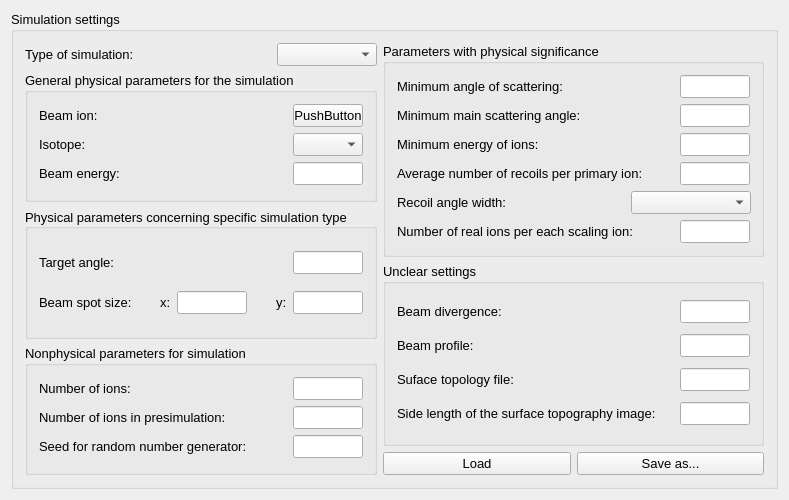
<?xml version="1.0" encoding="UTF-8"?>
<ui version="4.0">
 <class>ProjectSimulationSettings</class>
 <widget class="QWidget" name="ProjectSimulationSettings">
  <property name="geometry">
   <rect>
    <x>0</x>
    <y>0</y>
    <width>789</width>
    <height>500</height>
   </rect>
  </property>
  <property name="minimumSize">
   <size>
    <width>400</width>
    <height>400</height>
   </size>
  </property>
  <property name="windowTitle">
   <string>ProjectSimulationSettings</string>
  </property>
  <layout class="QVBoxLayout" name="verticalLayout_2">
   <item>
    <widget class="QGroupBox" name="simulationSettings">
     <property name="font">
      <font>
       <pointsize>10</pointsize>
      </font>
     </property>
     <property name="title">
      <string>Simulation settings</string>
     </property>
     <layout class="QHBoxLayout" name="horizontalLayout_14">
      <item>
       <layout class="QVBoxLayout" name="settingsLeft">
        <property name="sizeConstraint">
         <enum>QLayout::SetDefaultConstraint</enum>
        </property>
        <item>
         <layout class="QHBoxLayout" name="typeOfSimulationLayout">
          <item>
           <widget class="QLabel" name="typeOfSimulationLabel">
            <property name="text">
             <string>Type of simulation:</string>
            </property>
           </widget>
          </item>
          <item>
           <widget class="QComboBox" name="typeOfSimulationComboBox">
            <property name="minimumSize">
             <size>
              <width>100</width>
              <height>0</height>
             </size>
            </property>
            <property name="maximumSize">
             <size>
              <width>100</width>
              <height>16777215</height>
             </size>
            </property>
           </widget>
          </item>
         </layout>
        </item>
        <item>
         <widget class="QGroupBox" name="generalPhysicalParams">
          <property name="title">
           <string>General physical parameters for the simulation</string>
          </property>
          <layout class="QVBoxLayout" name="verticalLayout_3">
           <item>
            <layout class="QHBoxLayout" name="beamIonLayout">
             <item>
              <widget class="QLabel" name="beamIonLabel">
               <property name="text">
                <string>Beam ion:</string>
               </property>
              </widget>
             </item>
             <item>
              <widget class="QPushButton" name="beamIonButton">
               <property name="minimumSize">
                <size>
                 <width>70</width>
                 <height>0</height>
                </size>
               </property>
               <property name="maximumSize">
                <size>
                 <width>70</width>
                 <height>16777215</height>
                </size>
               </property>
               <property name="text">
                <string>PushButton</string>
               </property>
              </widget>
             </item>
            </layout>
           </item>
           <item>
            <layout class="QHBoxLayout" name="isotopeLayout">
             <item>
              <widget class="QLabel" name="isotopeLabel">
               <property name="text">
                <string>Isotope:</string>
               </property>
              </widget>
             </item>
             <item>
              <widget class="QComboBox" name="isotopeComboBox">
               <property name="minimumSize">
                <size>
                 <width>70</width>
                 <height>0</height>
                </size>
               </property>
               <property name="maximumSize">
                <size>
                 <width>70</width>
                 <height>16777215</height>
                </size>
               </property>
              </widget>
             </item>
            </layout>
           </item>
           <item>
            <layout class="QHBoxLayout" name="beamEnergyLayout">
             <item>
              <widget class="QLabel" name="beamEnergyLabel">
               <property name="text">
                <string>Beam energy: </string>
               </property>
              </widget>
             </item>
             <item>
              <widget class="QLineEdit" name="beamEnergyEdit">
               <property name="minimumSize">
                <size>
                 <width>70</width>
                 <height>0</height>
                </size>
               </property>
               <property name="maximumSize">
                <size>
                 <width>70</width>
                 <height>16777215</height>
                </size>
               </property>
              </widget>
             </item>
            </layout>
           </item>
          </layout>
         </widget>
        </item>
        <item>
         <widget class="QGroupBox" name="simulationTypeSpecificParams">
          <property name="title">
           <string>Physical parameters concerning specific simulation type</string>
          </property>
          <property name="alignment">
           <set>Qt::AlignLeading|Qt::AlignLeft|Qt::AlignVCenter</set>
          </property>
          <property name="flat">
           <bool>false</bool>
          </property>
          <layout class="QVBoxLayout" name="verticalLayout_4">
           <item>
            <layout class="QHBoxLayout" name="targetAngleLayout">
             <item>
              <widget class="QLabel" name="targetAngleLabel">
               <property name="text">
                <string>Target angle:</string>
               </property>
              </widget>
             </item>
             <item>
              <widget class="QLineEdit" name="targetAngleEdit">
               <property name="minimumSize">
                <size>
                 <width>70</width>
                 <height>0</height>
                </size>
               </property>
               <property name="maximumSize">
                <size>
                 <width>70</width>
                 <height>16777215</height>
                </size>
               </property>
              </widget>
             </item>
            </layout>
           </item>
           <item>
            <layout class="QHBoxLayout" name="beamSpotSizeLayout">
             <item>
              <widget class="QLabel" name="beamSpotSizeLabel">
               <property name="text">
                <string>Beam spot size:</string>
               </property>
              </widget>
             </item>
             <item>
              <spacer name="horizontalSpacer">
               <property name="orientation">
                <enum>Qt::Horizontal</enum>
               </property>
               <property name="sizeHint" stdset="0">
                <size>
                 <width>40</width>
                 <height>20</height>
                </size>
               </property>
              </spacer>
             </item>
             <item>
              <widget class="QLabel" name="beamSpotSizeXLabel">
               <property name="text">
                <string>x:</string>
               </property>
              </widget>
             </item>
             <item>
              <widget class="QLineEdit" name="beamSpotSizeXEdit">
               <property name="minimumSize">
                <size>
                 <width>70</width>
                 <height>0</height>
                </size>
               </property>
               <property name="maximumSize">
                <size>
                 <width>70</width>
                 <height>16777215</height>
                </size>
               </property>
              </widget>
             </item>
             <item>
              <spacer name="horizontalSpacer_2">
               <property name="orientation">
                <enum>Qt::Horizontal</enum>
               </property>
               <property name="sizeHint" stdset="0">
                <size>
                 <width>40</width>
                 <height>20</height>
                </size>
               </property>
              </spacer>
             </item>
             <item>
              <widget class="QLabel" name="beamSpotSizeYLabel">
               <property name="text">
                <string>y:</string>
               </property>
              </widget>
             </item>
             <item>
              <widget class="QLineEdit" name="beamSpotSizeYEdit">
               <property name="minimumSize">
                <size>
                 <width>70</width>
                 <height>0</height>
                </size>
               </property>
               <property name="maximumSize">
                <size>
                 <width>70</width>
                 <height>16777215</height>
                </size>
               </property>
              </widget>
             </item>
            </layout>
           </item>
          </layout>
         </widget>
        </item>
        <item>
         <widget class="QGroupBox" name="nonphysicalParams">
          <property name="title">
           <string>Nonphysical parameters for simulation</string>
          </property>
          <layout class="QVBoxLayout" name="verticalLayout_8">
           <item>
            <layout class="QHBoxLayout" name="numberOfIonsLayout">
             <item>
              <widget class="QLabel" name="numberOfIonsLabel">
               <property name="text">
                <string>Number of ions:</string>
               </property>
              </widget>
             </item>
             <item>
              <widget class="QLineEdit" name="numberOfIonsEdit">
               <property name="minimumSize">
                <size>
                 <width>70</width>
                 <height>0</height>
                </size>
               </property>
               <property name="maximumSize">
                <size>
                 <width>70</width>
                 <height>16777215</height>
                </size>
               </property>
              </widget>
             </item>
            </layout>
           </item>
           <item>
            <layout class="QHBoxLayout" name="numberOfPresimuIonsLayout">
             <item>
              <widget class="QLabel" name="numberOfPresimuIonsLabel">
               <property name="text">
                <string>Number of ions in presimulation:</string>
               </property>
              </widget>
             </item>
             <item>
              <widget class="QLineEdit" name="numberOfPresimuIonsEdit">
               <property name="minimumSize">
                <size>
                 <width>70</width>
                 <height>0</height>
                </size>
               </property>
               <property name="maximumSize">
                <size>
                 <width>70</width>
                 <height>16777215</height>
                </size>
               </property>
              </widget>
             </item>
            </layout>
           </item>
           <item>
            <layout class="QHBoxLayout" name="seedLayout">
             <item>
              <widget class="QLabel" name="seedLabel">
               <property name="text">
                <string>Seed for random number generator:</string>
               </property>
              </widget>
             </item>
             <item>
              <widget class="QLineEdit" name="seedEdit">
               <property name="minimumSize">
                <size>
                 <width>70</width>
                 <height>0</height>
                </size>
               </property>
               <property name="maximumSize">
                <size>
                 <width>70</width>
                 <height>16777215</height>
                </size>
               </property>
              </widget>
             </item>
            </layout>
           </item>
          </layout>
         </widget>
        </item>
       </layout>
      </item>
      <item>
       <layout class="QVBoxLayout" name="settingsRight">
        <item>
         <widget class="QGroupBox" name="physicalSignicanceParamsLayout">
          <property name="title">
           <string>Parameters with physical significance</string>
          </property>
          <layout class="QVBoxLayout" name="verticalLayout_5">
           <item>
            <layout class="QHBoxLayout" name="minimumAngleLayout">
             <item>
              <widget class="QLabel" name="minimumAngleLabel">
               <property name="text">
                <string>Minimum angle of scattering:</string>
               </property>
              </widget>
             </item>
             <item>
              <widget class="QLineEdit" name="minimumAngleEdit">
               <property name="minimumSize">
                <size>
                 <width>70</width>
                 <height>0</height>
                </size>
               </property>
               <property name="maximumSize">
                <size>
                 <width>70</width>
                 <height>16777215</height>
                </size>
               </property>
              </widget>
             </item>
            </layout>
           </item>
           <item>
            <layout class="QHBoxLayout" name="minimumMainlayout">
             <item>
              <widget class="QLabel" name="minimumMainLabel">
               <property name="text">
                <string>Minimum main scattering angle:</string>
               </property>
              </widget>
             </item>
             <item>
              <widget class="QLineEdit" name="minimumMainEdit">
               <property name="minimumSize">
                <size>
                 <width>70</width>
                 <height>0</height>
                </size>
               </property>
               <property name="maximumSize">
                <size>
                 <width>70</width>
                 <height>16777215</height>
                </size>
               </property>
              </widget>
             </item>
            </layout>
           </item>
           <item>
            <layout class="QHBoxLayout" name="minimumEnergylayout">
             <item>
              <widget class="QLabel" name="minimumEnergyLabel">
               <property name="text">
                <string>Minimum energy of ions:</string>
               </property>
              </widget>
             </item>
             <item>
              <widget class="QLineEdit" name="minimumEnergyEdit">
               <property name="minimumSize">
                <size>
                 <width>70</width>
                 <height>0</height>
                </size>
               </property>
               <property name="maximumSize">
                <size>
                 <width>70</width>
                 <height>16777215</height>
                </size>
               </property>
              </widget>
             </item>
            </layout>
           </item>
           <item>
            <layout class="QHBoxLayout" name="averageNumberOfRecoilsLayout">
             <item>
              <widget class="QLabel" name="averageNumberOfRecoilsLabel">
               <property name="text">
                <string>Average number of recoils per primary ion:</string>
               </property>
              </widget>
             </item>
             <item>
              <widget class="QLineEdit" name="averageNumberOfRecoilsEdit">
               <property name="minimumSize">
                <size>
                 <width>70</width>
                 <height>0</height>
                </size>
               </property>
               <property name="maximumSize">
                <size>
                 <width>70</width>
                 <height>16777215</height>
                </size>
               </property>
              </widget>
             </item>
            </layout>
           </item>
           <item>
            <layout class="QHBoxLayout" name="recoilAngleWidthLayout">
             <item>
              <widget class="QLabel" name="recoilAngleWidthLabel">
               <property name="text">
                <string>Recoil angle width:</string>
               </property>
              </widget>
             </item>
             <item>
              <spacer name="horizontalSpacer_3">
               <property name="orientation">
                <enum>Qt::Horizontal</enum>
               </property>
               <property name="sizeType">
                <enum>QSizePolicy::Fixed</enum>
               </property>
               <property name="sizeHint" stdset="0">
                <size>
                 <width>120</width>
                 <height>20</height>
                </size>
               </property>
              </spacer>
             </item>
             <item>
              <widget class="QComboBox" name="recoilAngleWidthComboBox">
               <property name="minimumSize">
                <size>
                 <width>120</width>
                 <height>0</height>
                </size>
               </property>
               <property name="maximumSize">
                <size>
                 <width>120</width>
                 <height>16777215</height>
                </size>
               </property>
              </widget>
             </item>
            </layout>
           </item>
           <item>
            <layout class="QHBoxLayout" name="numberOfRealIonsLayout">
             <item>
              <widget class="QLabel" name="numberOfRealIonsLabel">
               <property name="text">
                <string>Number of real ions per each scaling ion:</string>
               </property>
              </widget>
             </item>
             <item>
              <widget class="QLineEdit" name="numberOfRealIonsEdit">
               <property name="minimumSize">
                <size>
                 <width>70</width>
                 <height>0</height>
                </size>
               </property>
               <property name="maximumSize">
                <size>
                 <width>70</width>
                 <height>16777215</height>
                </size>
               </property>
              </widget>
             </item>
            </layout>
           </item>
          </layout>
         </widget>
        </item>
        <item>
         <widget class="QGroupBox" name="unclearSettingsGorup">
          <property name="title">
           <string>Unclear settings</string>
          </property>
          <layout class="QVBoxLayout" name="verticalLayout_9">
           <item>
            <layout class="QHBoxLayout" name="beamDivergenceLayout">
             <item>
              <widget class="QLabel" name="beamDivergenceLabel">
               <property name="text">
                <string>Beam divergence:</string>
               </property>
              </widget>
             </item>
             <item>
              <widget class="QLineEdit" name="beamDivergenceEdit">
               <property name="minimumSize">
                <size>
                 <width>70</width>
                 <height>0</height>
                </size>
               </property>
               <property name="maximumSize">
                <size>
                 <width>70</width>
                 <height>16777215</height>
                </size>
               </property>
              </widget>
             </item>
            </layout>
           </item>
           <item>
            <layout class="QHBoxLayout" name="breamProfileLayout">
             <item>
              <widget class="QLabel" name="beamProfileLabel">
               <property name="text">
                <string>Beam profile:</string>
               </property>
              </widget>
             </item>
             <item>
              <widget class="QLineEdit" name="breamProfileEdit">
               <property name="minimumSize">
                <size>
                 <width>70</width>
                 <height>0</height>
                </size>
               </property>
               <property name="maximumSize">
                <size>
                 <width>70</width>
                 <height>16777215</height>
                </size>
               </property>
              </widget>
             </item>
            </layout>
           </item>
           <item>
            <layout class="QHBoxLayout" name="surfaceTopologyFileLayout">
             <item>
              <widget class="QLabel" name="surfaceTopologyFileLabel">
               <property name="text">
                <string>Suface topology file:</string>
               </property>
              </widget>
             </item>
             <item>
              <widget class="QLineEdit" name="surfaceTopologyFileEdit">
               <property name="minimumSize">
                <size>
                 <width>70</width>
                 <height>0</height>
                </size>
               </property>
               <property name="maximumSize">
                <size>
                 <width>70</width>
                 <height>16777215</height>
                </size>
               </property>
              </widget>
             </item>
            </layout>
           </item>
           <item>
            <layout class="QHBoxLayout" name="sideLengthLayout">
             <item>
              <widget class="QLabel" name="sideLengthLabel">
               <property name="text">
                <string>Side length of the surface topography image:</string>
               </property>
              </widget>
             </item>
             <item>
              <widget class="QLineEdit" name="sideLengthEdit">
               <property name="minimumSize">
                <size>
                 <width>70</width>
                 <height>0</height>
                </size>
               </property>
               <property name="maximumSize">
                <size>
                 <width>70</width>
                 <height>16777215</height>
                </size>
               </property>
              </widget>
             </item>
            </layout>
           </item>
          </layout>
         </widget>
        </item>
        <item>
         <layout class="QHBoxLayout" name="loadAndSaveButtonLayout">
          <item>
           <widget class="QPushButton" name="loadButton">
            <property name="text">
             <string>Load</string>
            </property>
           </widget>
          </item>
          <item>
           <widget class="QPushButton" name="saveButton">
            <property name="text">
             <string>Save as...</string>
            </property>
           </widget>
          </item>
         </layout>
        </item>
       </layout>
      </item>
     </layout>
    </widget>
   </item>
  </layout>
 </widget>
 <layoutdefault spacing="6" margin="11"/>
 <resources/>
 <connections/>
</ui>
